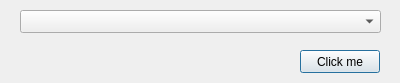
<?xml version="1.0" encoding="UTF-8"?>
<ui version="4.0">
 <class>Dialog</class>
 <widget class="QDialog" name="Dialog">
  <property name="geometry">
   <rect>
    <x>0</x>
    <y>0</y>
    <width>400</width>
    <height>83</height>
   </rect>
  </property>
  <property name="windowTitle">
   <string>Dialog</string>
  </property>
  <widget class="QComboBox" name="comboBox">
   <property name="geometry">
    <rect>
     <x>20</x>
     <y>10</y>
     <width>361</width>
     <height>23</height>
    </rect>
   </property>
  </widget>
  <widget class="QPushButton" name="pushButton">
   <property name="geometry">
    <rect>
     <x>300</x>
     <y>50</y>
     <width>80</width>
     <height>23</height>
    </rect>
   </property>
   <property name="text">
    <string>Click me</string>
   </property>
  </widget>
 </widget>
 <layoutdefault spacing="6" margin="11"/>
 <resources/>
 <connections/>
</ui>
